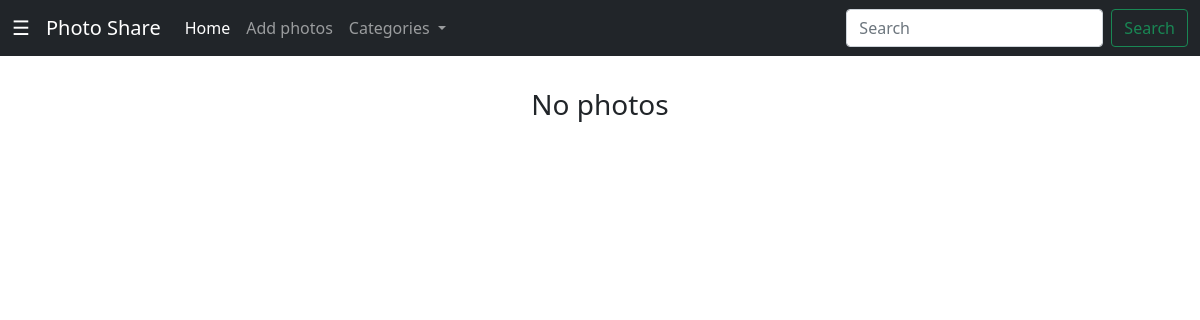
The page /?category=Wallpapers on the database as committed earlier.
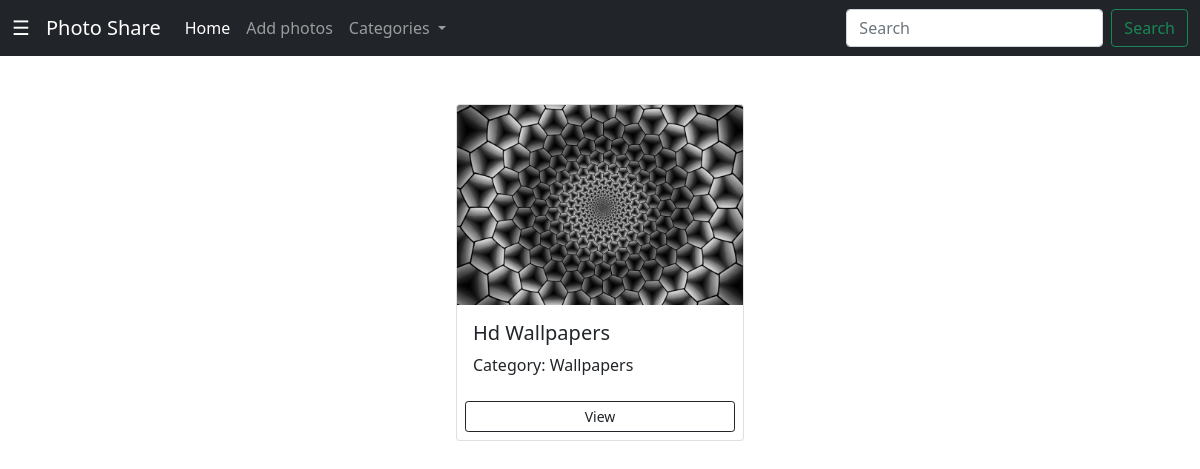
The same page on the database as committed later.
### photos/models.py (models this page shows, shortened)
class Photo(models.Model):
    category = models.ForeignKey(
        Category, on_delete=models.SET_NULL, null=True, blank=True)
    image = models.ImageField(null=False, blank=False)
    desc = models.TextField(max_length=500, null=False, blank=False)

class Category(models.Model):
    name = models.CharField(max_length=100, null=False, blank=False)
    def __str__(self):
        return self.name

### photos/views.py (the view)
# urls.py: path('', views.gallery, name='gallery'),
def gallery(request):
    category = request.GET.get('category')
    if category == None:
        photos = Photo.objects.all()
    else:
        photos = Photo.objects.filter(category__name=category)
    categories = Category.objects.all()
    context = {'categories': categories, 'photos': photos}
    return render(request, 'photos/gallery.html', context)

### photos/templates/photos/gallery.html (shortened to what this page needs)
{% extends 'photos/base.html' %}
{% block body %}
<div class="center_main_gallery">
    {% for photo in photos%}
    <div class="card" style="width: 18rem;">
        <img src="{{photo.image.url}}" class="card-img-top" alt="...">
        <div class="card-body">
            <h5 class="card-title">{{photo.desc}}</h5>
            <p class="card-text">Category: {{photo.category}}</p>
        </div>
        <a href="/photo/{{photo.id}}" class="btn btn-outline-dark btn-sm mx-2 my-2">View</a>
    </div>
    {% empty %}
    <h3>No photos</h3>
    {% endfor %}
</div>
{% endblock body %}

### photos/templates/photos/base.html (shortened to what this page needs)
<!doctype html>
<html lang="en">
<head>
  <link href="https://cdn.jsdelivr.net/npm/bootstrap@5.0.0-beta1/dist/css/bootstrap.min.css" rel="stylesheet"
>
  {% load static %}
  <link rel="stylesheet" href='{% static "photos/css/style.css" %}' type="text/css">
</head>
<body>
  <div id="main">
    <nav class="navbar navbar-expand-lg navbar-dark bg-dark">
      <div class="container-fluid">
        <span class="navbar-brand" id="toggle_btn" onclick=" openNav()">&#9776</span>
        <a class="navbar-brand" href="/">Photo Share</a>
        <div class="collapse navbar-collapse" id="navbarSupportedContent">
          <ul class="navbar-nav me-auto mb-2 mb-lg-0">
            <li class="nav-item">
              <a class="nav-link active" aria-current="page" href="/">Home</a>
            </li>
            <li class="nav-item">
              <a class="nav-link" href="/add">Add photos</a>
            </li>
            <li class="nav-item dropdown">
              <a class="nav-link dropdown-toggle" href="#" id="navbarDropdown" role="button" data-bs-toggle="dropdown"
                aria-expanded="false">
                Categories
              </a>
            </li>
          </ul>
          <form class="d-flex">
            <input class="form-control me-2" type="search" placeholder="Search" aria-label="Search">
            <button class="btn btn-outline-success" type="submit">Search</button>
          </form>
        </div>
      </div>
    </nav>
    {% block body %}
    {% endblock body %}
  </div>
</body>
</html>

### photos/static/photos/css/style.css (style rules this page uses)
.center_main_gallery { display: -webkit-box; display: -ms-flexbox; display: flex; -ms-flex-wrap: wrap; flex-wrap: wrap; -webkit-box-orient: horizontal; -webkit-box-direction: normal; -ms-flex-direction: row; flex-direction: row; -webkit-box-align: center; -ms-flex-align: center; align-items: center; -webkit-box-pack: center; -ms-flex-pack: center; justify-content: center; padding: 2rem; }
.card { margin: 1rem; }
.card .card-img-top { -o-object-fit: cover; object-fit: cover; height: 200px; }
* { margin: 0; padding: 0; }
body { overflow-x: hidden; }
#main { -webkit-transition: margin-left .5s; transition: margin-left .5s; margin: 0; padding: 0; }
#toggle_btn { cursor: pointer; -webkit-transition: 11.3s; transition: 11.3s; }

Rows that differ between the two databases and show on the page:
added Photo: image (picture), desc "Hd Wallpapers", category "Wallpapers"
Other text that changed with them:
text no longer shown: "No photos"
